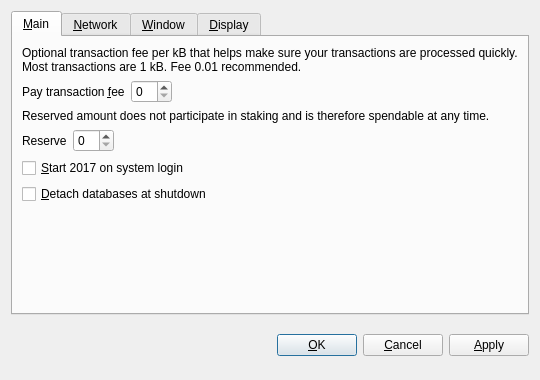
<?xml version="1.0" encoding="UTF-8"?>
<ui version="4.0">
 <class>OptionsDialog</class>
 <widget class="QDialog" name="OptionsDialog">
  <property name="geometry">
   <rect>
    <x>0</x>
    <y>0</y>
    <width>540</width>
    <height>380</height>
   </rect>
  </property>
  <property name="windowTitle">
   <string>Options</string>
  </property>
  <property name="modal">
   <bool>true</bool>
  </property>
  <layout class="QVBoxLayout" name="verticalLayout">
   <item>
    <widget class="QTabWidget" name="tabWidget">
     <property name="tabPosition">
      <enum>QTabWidget::North</enum>
     </property>
     <property name="currentIndex">
      <number>0</number>
     </property>
     <widget class="QWidget" name="tabMain">
      <attribute name="title">
       <string>&amp;Main</string>
      </attribute>
      <layout class="QVBoxLayout" name="verticalLayout_Main">
       <item>
        <widget class="QLabel" name="transactionFeeInfoLabel">
         <property name="text">
          <string>Optional transaction fee per kB that helps make sure your transactions are processed quickly. Most transactions are 1 kB. Fee 0.01 recommended.</string>
         </property>
         <property name="textFormat">
          <enum>Qt::PlainText</enum>
         </property>
         <property name="wordWrap">
          <bool>true</bool>
         </property>
        </widget>
       </item>
       <item>
        <layout class="QHBoxLayout" name="horizontalLayoutFee">
         <item>
          <widget class="QLabel" name="transactionFeeLabel">
           <property name="text">
            <string>Pay transaction &amp;fee</string>
           </property>
           <property name="textFormat">
            <enum>Qt::PlainText</enum>
           </property>
           <property name="buddy">
            <cstring>transactionFee</cstring>
           </property>
          </widget>
         </item>
         <item>
          <widget class="BitcoinAmountField" name="transactionFee"/>
         </item>
         <item>
          <spacer name="horizontalSpacerFee">
           <property name="orientation">
            <enum>Qt::Horizontal</enum>
           </property>
           <property name="sizeHint" stdset="0">
            <size>
             <width>40</width>
             <height>20</height>
            </size>
           </property>
          </spacer>
         </item>
        </layout>
       </item>
       <item>
        <widget class="QLabel" name="reserveBalanceInfoLabel">
         <property name="text">
          <string>Reserved amount does not participate in staking and is therefore spendable at any time.</string>
         </property>
         <property name="textFormat">
          <enum>Qt::PlainText</enum>
         </property>
         <property name="wordWrap">
          <bool>true</bool>
         </property>
        </widget>
       </item>
       <item>
        <layout class="QHBoxLayout" name="horizontalLayoutReserveBalance">
         <item>
          <widget class="QLabel" name="reserveBalanceLabel">
           <property name="text">
            <string>Reserve</string>
           </property>
           <property name="textFormat">
            <enum>Qt::PlainText</enum>
           </property>
           <property name="buddy">
            <cstring>reserveBalance</cstring>
           </property>
          </widget>
         </item>
         <item>
          <widget class="BitcoinAmountField" name="reserveBalance"/>
         </item>
         <item>
          <spacer name="horizontalSpacerReserveBalance">
           <property name="orientation">
            <enum>Qt::Horizontal</enum>
           </property>
           <property name="sizeHint" stdset="0">
            <size>
             <width>40</width>
             <height>20</height>
            </size>
           </property>
          </spacer>
         </item>
        </layout>
       </item>
       <item>
        <widget class="QCheckBox" name="bitcoinAtStartup">
         <property name="toolTip">
          <string>Automatically start 2017 after logging in to the system.</string>
         </property>
         <property name="text">
          <string>&amp;Start 2017 on system login</string>
         </property>
        </widget>
       </item>
       <item>
        <widget class="QCheckBox" name="detachDatabases">
         <property name="toolTip">
          <string>Detach block and address databases at shutdown. This means they can be moved to another data directory, but it slows down shutdown. The wallet is always detached.</string>
         </property>
         <property name="text">
          <string>&amp;Detach databases at shutdown</string>
         </property>
        </widget>
       </item>
       <item>
        <spacer name="verticalSpacer_Main">
         <property name="orientation">
          <enum>Qt::Vertical</enum>
         </property>
         <property name="sizeHint" stdset="0">
          <size>
           <width>20</width>
           <height>40</height>
          </size>
         </property>
        </spacer>
       </item>
      </layout>
     </widget>
     <widget class="QWidget" name="tabNetwork">
      <attribute name="title">
       <string>&amp;Network</string>
      </attribute>
      <layout class="QVBoxLayout" name="verticalLayout_Network">
       <item>
        <widget class="QCheckBox" name="mapPortUpnp">
         <property name="toolTip">
          <string>Automatically open the 2017 client port on the router. This only works when your router supports UPnP and it is enabled.</string>
         </property>
         <property name="text">
          <string>Map port using &amp;UPnP</string>
         </property>
        </widget>
       </item>
       <item>
        <widget class="QCheckBox" name="connectSocks">
         <property name="toolTip">
          <string>Connect to the 2017 network through a SOCKS proxy (e.g. when connecting through Tor).</string>
         </property>
         <property name="text">
          <string>&amp;Connect through SOCKS proxy:</string>
         </property>
        </widget>
       </item>
       <item>
        <layout class="QHBoxLayout" name="horizontalLayout_Network">
         <item>
          <widget class="QLabel" name="proxyIpLabel">
           <property name="text">
            <string>Proxy &amp;IP:</string>
           </property>
           <property name="textFormat">
            <enum>Qt::PlainText</enum>
           </property>
           <property name="buddy">
            <cstring>proxyIp</cstring>
           </property>
          </widget>
         </item>
         <item>
          <widget class="QValidatedLineEdit" name="proxyIp">
           <property name="maximumSize">
            <size>
             <width>140</width>
             <height>16777215</height>
            </size>
           </property>
           <property name="toolTip">
            <string>IP address of the proxy (e.g. 127.0.0.1)</string>
           </property>
          </widget>
         </item>
         <item>
          <widget class="QLabel" name="proxyPortLabel">
           <property name="text">
            <string>&amp;Port:</string>
           </property>
           <property name="textFormat">
            <enum>Qt::PlainText</enum>
           </property>
           <property name="buddy">
            <cstring>proxyPort</cstring>
           </property>
          </widget>
         </item>
         <item>
          <widget class="QLineEdit" name="proxyPort">
           <property name="maximumSize">
            <size>
             <width>55</width>
             <height>16777215</height>
            </size>
           </property>
           <property name="toolTip">
            <string>Port of the proxy (e.g. 9050)</string>
           </property>
          </widget>
         </item>
         <item>
          <widget class="QLabel" name="socksVersionLabel">
           <property name="text">
            <string>SOCKS &amp;Version:</string>
           </property>
           <property name="textFormat">
            <enum>Qt::PlainText</enum>
           </property>
           <property name="buddy">
            <cstring>socksVersion</cstring>
           </property>
          </widget>
         </item>
         <item>
          <widget class="QValueComboBox" name="socksVersion">
           <property name="toolTip">
            <string>SOCKS version of the proxy (e.g. 5)</string>
           </property>
          </widget>
         </item>
         <item>
          <spacer name="horizontalSpacer_Network">
           <property name="orientation">
            <enum>Qt::Horizontal</enum>
           </property>
           <property name="sizeHint" stdset="0">
            <size>
             <width>40</width>
             <height>20</height>
            </size>
           </property>
          </spacer>
         </item>
        </layout>
       </item>
       <item>
        <spacer name="verticalSpacer_Network">
         <property name="orientation">
          <enum>Qt::Vertical</enum>
         </property>
         <property name="sizeHint" stdset="0">
          <size>
           <width>20</width>
           <height>40</height>
          </size>
         </property>
        </spacer>
       </item>
      </layout>
     </widget>
     <widget class="QWidget" name="tabWindow">
      <attribute name="title">
       <string>&amp;Window</string>
      </attribute>
      <layout class="QVBoxLayout" name="verticalLayout_Window">
       <item>
        <widget class="QCheckBox" name="minimizeToTray">
         <property name="toolTip">
          <string>Show only a tray icon after minimizing the window.</string>
         </property>
         <property name="text">
          <string>&amp;Minimize to the tray instead of the taskbar</string>
         </property>
        </widget>
       </item>
       <item>
        <widget class="QCheckBox" name="minimizeOnClose">
         <property name="toolTip">
          <string>Minimize instead of exit the application when the window is closed. When this option is enabled, the application will be closed only after selecting Quit in the menu.</string>
         </property>
         <property name="text">
          <string>M&amp;inimize on close</string>
         </property>
        </widget>
       </item>
       <item>
        <spacer name="verticalSpacer_Window">
         <property name="orientation">
          <enum>Qt::Vertical</enum>
         </property>
         <property name="sizeHint" stdset="0">
          <size>
           <width>20</width>
           <height>40</height>
          </size>
         </property>
        </spacer>
       </item>
      </layout>
     </widget>
     <widget class="QWidget" name="tabDisplay">
      <attribute name="title">
       <string>&amp;Display</string>
      </attribute>
      <layout class="QVBoxLayout" name="verticalLayout_Display">
       <item>
        <layout class="QHBoxLayout" name="horizontalLayout_1_Display">
         <item>
          <widget class="QLabel" name="langLabel">
           <property name="text">
            <string>User Interface &amp;language:</string>
           </property>
           <property name="textFormat">
            <enum>Qt::PlainText</enum>
           </property>
           <property name="buddy">
            <cstring>lang</cstring>
           </property>
          </widget>
         </item>
         <item>
          <widget class="QValueComboBox" name="lang">
           <property name="toolTip">
            <string>The user interface language can be set here. This setting will take effect after restarting 2017.</string>
           </property>
          </widget>
         </item>
        </layout>
       </item>
       <item>
        <layout class="QHBoxLayout" name="horizontalLayout_2_Display">
         <item>
          <widget class="QLabel" name="unitLabel">
           <property name="text">
            <string>&amp;Unit to show amounts in:</string>
           </property>
           <property name="textFormat">
            <enum>Qt::PlainText</enum>
           </property>
           <property name="buddy">
            <cstring>unit</cstring>
           </property>
          </widget>
         </item>
         <item>
          <widget class="QValueComboBox" name="unit">
           <property name="toolTip">
            <string>Choose the default subdivision unit to show in the interface and when sending coins.</string>
           </property>
          </widget>
         </item>
        </layout>
       </item>
       <item>
        <widget class="QCheckBox" name="use1337Theme">
         <property name="text">
          <string>Use 1337 visual theme (requires restart)</string>
         </property>
        </widget>
       </item>	   
       <item>	   
        <widget class="QCheckBox" name="displayAddresses">
         <property name="toolTip">
          <string>Whether to show 2017 addresses in the transaction list or not.</string>
         </property>
         <property name="text">
          <string>&amp;Display addresses in transaction list</string>
         </property>
        </widget>
       </item>
       <item>
        <widget class="QCheckBox" name="coinControlFeatures">
         <property name="toolTip">
          <string>Whether to show coin control features or not.</string>
         </property>
         <property name="text">
          <string>Display coin &amp;control features (experts only!)</string>
         </property>
        </widget>
       </item>
       <item>
        <spacer name="verticalSpacer_Display">
         <property name="orientation">
          <enum>Qt::Vertical</enum>
         </property>
         <property name="sizeHint" stdset="0">
          <size>
           <width>20</width>
           <height>40</height>
          </size>
         </property>
        </spacer>
       </item>
      </layout>
     </widget>
    </widget>
   </item>
   <item>
    <layout class="QHBoxLayout" name="horizontalLayout_Buttons">
     <item>
      <spacer name="horizontalSpacer_1">
       <property name="orientation">
        <enum>Qt::Horizontal</enum>
       </property>
       <property name="sizeHint" stdset="0">
        <size>
         <width>40</width>
         <height>48</height>
        </size>
       </property>
      </spacer>
     </item>
     <item>
      <widget class="QLabel" name="statusLabel">
       <property name="font">
        <font>
         <weight>75</weight>
         <bold>true</bold>
        </font>
       </property>
       <property name="text">
        <string/>
       </property>
       <property name="textFormat">
        <enum>Qt::PlainText</enum>
       </property>
       <property name="wordWrap">
        <bool>true</bool>
       </property>
      </widget>
     </item>
     <item>
      <spacer name="horizontalSpacer_2">
       <property name="orientation">
        <enum>Qt::Horizontal</enum>
       </property>
       <property name="sizeHint" stdset="0">
        <size>
         <width>40</width>
         <height>48</height>
        </size>
       </property>
      </spacer>
     </item>
     <item>
      <widget class="QPushButton" name="okButton">
       <property name="text">
        <string>&amp;OK</string>
       </property>
      </widget>
     </item>
     <item>
      <widget class="QPushButton" name="cancelButton">
       <property name="text">
        <string>&amp;Cancel</string>
       </property>
       <property name="autoDefault">
        <bool>false</bool>
       </property>
      </widget>
     </item>
     <item>
      <widget class="QPushButton" name="applyButton">
       <property name="text">
        <string>&amp;Apply</string>
       </property>
       <property name="autoDefault">
        <bool>false</bool>
       </property>
      </widget>
     </item>
    </layout>
   </item>
  </layout>
 </widget>
 <customwidgets>
  <customwidget>
   <class>BitcoinAmountField</class>
   <extends>QSpinBox</extends>
   <header>bitcoinamountfield.h</header>
  </customwidget>
  <customwidget>
   <class>QValueComboBox</class>
   <extends>QComboBox</extends>
   <header>qvaluecombobox.h</header>
  </customwidget>
  <customwidget>
   <class>QValidatedLineEdit</class>
   <extends>QLineEdit</extends>
   <header>qvalidatedlineedit.h</header>
  </customwidget>
 </customwidgets>
 <resources/>
 <connections/>
</ui>
